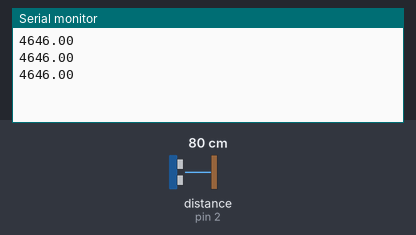
The sketch below on a simulated Arduino Uno, built with avr-gcc and run on an emulated ATmega328P. On the bench: the last lines printed to the serial monitor. Wiring (inferred from the names in the program): ultrasonic range finder: trigger pin 3; echo pin 2. The inputs (shaded band) are chosen by the test bench; at power-on: distance to the obstacle (sensor on pin 2) 80 cm. The echo pulse lasts 58.3 µs per cm.

Above: at 1.3 s.
1.4 s: distance to the obstacle (sensor on pin 2) set to 2 cm
At 1.9 s:
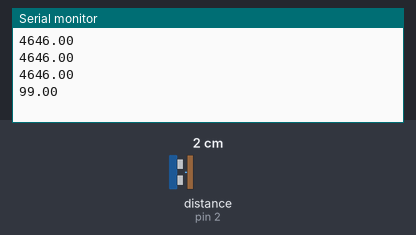
2.9 s: distance to the obstacle (sensor on pin 2) set to 4 cm
At 3.4 s:
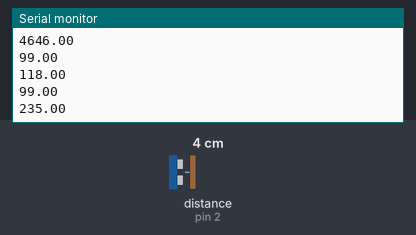
Timing chart, 0 to 5.9 s (numbered marks = the images above; inputs shaded):
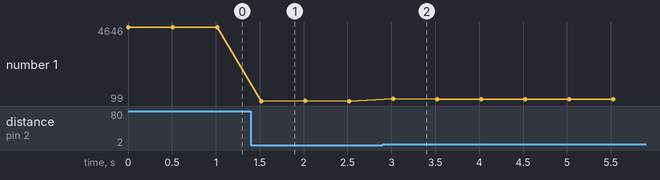

The sketch:

distanceReader.ino
```cpp
const int trigPin = 3;       // trigger pin for distance
const int echoPin = 2;       // echo pin for distance


void setup() {
  pinMode(trigPin, OUTPUT);
  pinMode(echoPin, INPUT);
  Serial.begin(9600);
}

void loop() {
  float duration;
  digitalWrite(trigPin, LOW);
  delayMicroseconds(2);
  digitalWrite(trigPin, HIGH);
  delayMicroseconds(10);
  digitalWrite(trigPin, LOW);
  duration = pulseIn(echoPin, HIGH);
  Serial.println(duration);
  delay(500);
}
```

Measured:
- after the input at 1.4 s, the serial monitor: prints a new line after 0.12 s (image 1)
- after the input at 2.9 s, the serial monitor: prints a new line after 0.12 s (image 2)
- plotted number 1: 4646 → 99 after the input at 1.4 s, 99 → 215 after the input at 2.9 s
